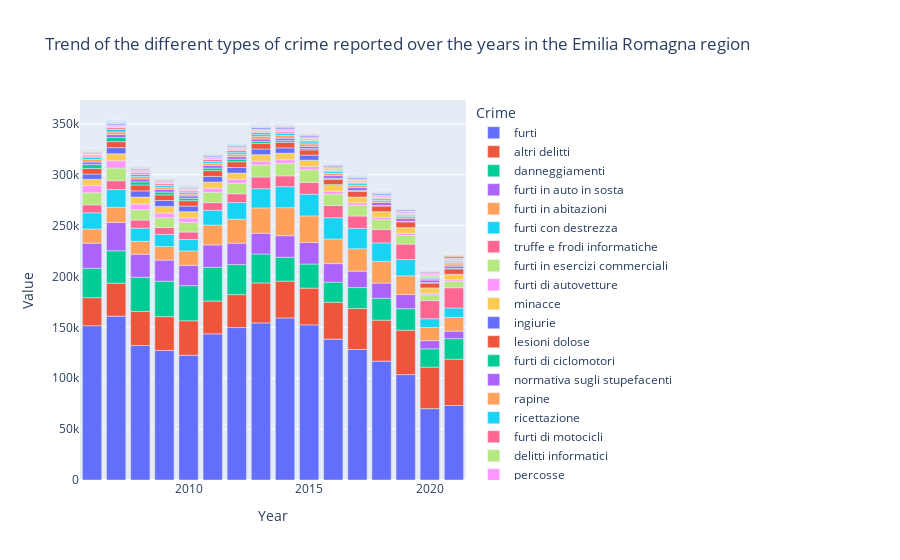

Source (notebook cell):
### Code cell
px.bar(data_frame= er_df.loc[er_df['Crime'] != 'totale'].groupby(['Crime', 'Year']).sum(numeric_only=True).sort_values(by='Value', ascending=False).reset_index(),
       x = 'Year',
       y = 'Value',
       color= 'Crime',
       title= 'Trend of the different types of crime reported over the years in the Emilia Romagna region')

### Figure 1 — Plotly figure (JSON) as saved in the notebook; plotly's stock layout.template omitted (floating-point values rounded to 4 significant figures)
{"data": [{"alignmentgroup": "True", "hovertemplate": "Crime=furti<br>Year=%{x}<br>Value=%{y}<extra></extra>", "legendgroup": "furti", "marker": {"color": "#636efa", "pattern": {"shape": ""}}, "name": "furti", "offsetgroup": "furti", "orientation": "v", "showlegend": true, "textposition": "auto", "type": "bar", "x": [2007, 2014, 2013, 2015, 2006, 2012, 2011, 2016, 2008, 2017, 2009, 2010, 2018, 2019, 2021, 2020], "xaxis": "x", "y": [160989, 159248, 154324, 152424, 151558, 149776, 143618, 138383, 132179, 128222, 127306, 122586, 116788, 103588, 73207, 70124], "yaxis": "y"}, {"alignmentgroup": "True", "hovertemplate": "Crime=altri delitti<br>Year=%{x}<br>Value=%{y}<extra></extra>", "legendgroup": "altri delitti", "marker": {"color": "#EF553B", "pattern": {"shape": ""}}, "name": "altri delitti", "offsetgroup": "altri delitti", "orientation": "v", "showlegend": true, "textposition": "auto", "type": "bar", "x": [2021, 2019, 2020, 2017, 2018, 2013, 2016, 2014, 2015, 2010, 2008, 2009, 2007, 2012, 2011, 2006], "xaxis": "x", "y": [45515, 43604, 40780, 40271, 40259, 39338, 36277, 36152, 36096, 33896, 33434, 33246, 32395, 32369, 32181, 27577], "yaxis": "y"}, {"alignmentgroup": "True", "hovertemplate": "Crime=danneggiamenti<br>Year=%{x}<br>Value=%{y}<extra></extra>", "legendgroup": "danneggiamenti", "marker": {"color": "#00cc96", "pattern": {"shape": ""}}, "name": "danneggiamenti", "offsetgroup": "danneggiamenti", "orientation": "v", "showlegend": true, "textposition": "auto", "type": "bar", "x": [2009, 2010, 2008, 2011, 2007, 2012, 2006, 2013, 2015, 2014, 2018, 2019, 2017, 2021, 2016, 2020], "xaxis": "x", "y": [34793, 34484, 33596, 33219, 31865, 29526, 28902, 28413, 23673, 23409, 21553, 21183, 20594, 20159, 19788, 17989], "yaxis": "y"}, {"alignmentgroup": "True", "hovertemplate": "Crime=furti in auto in sosta<br>Year=%{x}<br>Value=%{y}<extra></extra>", "legendgroup": "furti in auto in sosta", "marker": {"color": "#ab63fa", "pattern": {"shape": ""}}, "name": "furti in auto in sosta", "offsetgroup": "furti in auto in sosta", "orientation": "v", "showlegend": true, "textposition": "auto", "type": "bar", "x": [2007, 2006, 2008, 2011, 2015, 2014, 2012, 2009, 2013, 2010, 2016, 2017, 2018, 2019, 2020, 2021], "xaxis": "x", "y": [27857, 24631, 22654, 21945, 21240, 21230, 21017, 20728, 20365, 19969, 18182, 16129, 14874, 13839, 8012, 7383], "yaxis": "y"}, {"alignmentgroup": "True", "hovertemplate": "Crime=furti in abitazioni<br>Year=%{x}<br>Value=%{y}<extra></extra>", "legendgroup": "furti in abitazioni", "marker": {"color": "#FFA15A", "pattern": {"shape": ""}}, "name": "furti in abitazioni", "offsetgroup": "furti in abitazioni", "orientation": "v", "showlegend": true, "textposition": "auto", "type": "bar", "x": [2014, 2015, 2013, 2016, 2012, 2017, 2018, 2011, 2019, 2007, 2010, 2006, 2021, 2009, 2020, 2008], "xaxis": "x", "y": [27528, 26052, 24900, 24186, 23542, 21948, 21353, 19552, 18458, 14843, 14145, 13897, 13527, 13365, 12921, 12641], "yaxis": "y"}, {"alignmentgroup": "True", "hovertemplate": "Crime=furti con destrezza<br>Year=%{x}<br>Value=%{y}<extra></extra>", "legendgroup": "furti con destrezza", "marker": {"color": "#19d3f3", "pattern": {"shape": ""}}, "name": "furti con destrezza", "offsetgroup": "furti con destrezza", "orientation": "v", "showlegend": true, "textposition": "auto", "type": "bar", "x": [2015, 2016, 2014, 2017, 2013, 2018, 2007, 2012, 2006, 2019, 2011, 2008, 2009, 2010, 2021, 2020], "xaxis": "x", "y": [21386, 20865, 20664, 20097, 18895, 18149, 17438, 16420, 16000, 15957, 14526, 12948, 11857, 11187, 9224, 8628], "yaxis": "y"}, {"alignmentgroup": "True", "hovertemplate": "Crime=truffe e frodi informatiche<br>Year=%{x}<br>Value=%{y}<extra></extra>", "legendgroup": "truffe e frodi informatiche", "marker": {"color": "#FF6692", "pattern": {"shape": ""}}, "name": "truffe e frodi informatiche", "offsetgroup": "truffe e frodi informatiche", "orientation": "v", "showlegend": true, "textposition": "auto", "type": "bar", "x": [2021, 2020, 2019, 2018, 2017, 2016, 2015, 2013, 2014, 2007, 2012, 2008, 2006, 2011, 2010, 2009], "xaxis": "x", "y": [19889, 17829, 15164, 13317, 12116, 11998, 11626, 11489, 10592, 8666, 8591, 7980, 7824, 7511, 7415, 6874], "yaxis": "y"}, {"alignmentgroup": "True", "hovertemplate": "Crime=furti in esercizi commerciali<br>Year=%{x}<br>Value=%{y}<extra></extra>", "legendgroup": "furti in esercizi commerciali", "marker": {"color": "#B6E880", "pattern": {"shape": ""}}, "name": "furti in esercizi commerciali", "offsetgroup": "furti in esercizi commerciali", "orientation": "v", "showlegend": true, "textposition": "auto", "type": "bar", "x": [2007, 2015, 2014, 2013, 2006, 2016, 2012, 2017, 2011, 2008, 2010, 2018, 2009, 2019, 2021, 2020], "xaxis": "x", "y": [12456, 12298, 12234, 11908, 11882, 11294, 10428, 10411, 10142, 10130, 9528, 9526, 9506, 8438, 6303, 5682], "yaxis": "y"}, {"alignmentgroup": "True", "hovertemplate": "Crime=furti di autovetture<br>Year=%{x}<br>Value=%{y}<extra></extra>", "legendgroup": "furti di autovetture", "marker": {"color": "#FF97FF", "pattern": {"shape": ""}}, "name": "furti di autovetture", "offsetgroup": "furti di autovetture", "orientation": "v", "showlegend": true, "textposition": "auto", "type": "bar", "x": [2006, 2007, 2008, 2009, 2010, 2011, 2012, 2013, 2014, 2015, 2016, 2017, 2018, 2019, 2020, 2021], "xaxis": "x", "y": [7296, 7267, 5522, 4582, 4327, 4003, 3783, 3664, 3652, 3315, 2859, 2536, 2306, 2188, 1601, 1552], "yaxis": "y"}, {"alignmentgroup": "True", "hovertemplate": "Crime=minacce<br>Year=%{x}<br>Value=%{y}<extra></extra>", "legendgroup": "minacce", "marker": {"color": "#FECB52", "pattern": {"shape": ""}}, "name": "minacce", "offsetgroup": "minacce", "orientation": "v", "showlegend": true, "textposition": "auto", "type": "bar", "x": [2008, 2007, 2009, 2014, 2013, 2012, 2010, 2015, 2011, 2006, 2017, 2019, 2018, 2016, 2021, 2020], "xaxis": "x", "y": [6941, 6787, 6540, 6396, 6357, 6156, 6138, 6095, 6073, 5942, 5589, 5571, 5519, 5501, 5363, 5165], "yaxis": "y"}, {"alignmentgroup": "True", "hovertemplate": "Crime=ingiurie<br>Year=%{x}<br>Value=%{y}<extra></extra>", "legendgroup": "ingiurie", "marker": {"color": "#636efa", "pattern": {"shape": ""}}, "name": "ingiurie", "offsetgroup": "ingiurie", "orientation": "v", "showlegend": true, "textposition": "auto", "type": "bar", "x": [2008, 2007, 2009, 2013, 2011, 2010, 2012, 2014, 2006, 2015, 2016, 2017], "xaxis": "x", "y": [6083, 6007, 5872, 5573, 5525, 5479, 5434, 5234, 5144, 5009, 939, 103], "yaxis": "y"}, {"alignmentgroup": "True", "hovertemplate": "Crime=lesioni dolose<br>Year=%{x}<br>Value=%{y}<extra></extra>", "legendgroup": "lesioni dolose", "marker": {"color": "#EF553B", "pattern": {"shape": ""}}, "name": "lesioni dolose", "offsetgroup": "lesioni dolose", "orientation": "v", "showlegend": true, "textposition": "auto", "type": "bar", "x": [2007, 2008, 2011, 2012, 2019, 2014, 2009, 2018, 2017, 2006, 2013, 2021, 2010, 2016, 2015, 2020], "xaxis": "x", "y": [5889, 5775, 5745, 5656, 5636, 5539, 5533, 5533, 5470, 5400, 5357, 5320, 5277, 5214, 5162, 4729], "yaxis": "y"}, {"alignmentgroup": "True", "hovertemplate": "Crime=furti di ciclomotori<br>Year=%{x}<br>Value=%{y}<extra></extra>", "legendgroup": "furti di ciclomotori", "marker": {"color": "#00cc96", "pattern": {"shape": ""}}, "name": "furti di ciclomotori", "offsetgroup": "furti di ciclomotori", "orientation": "v", "showlegend": true, "textposition": "auto", "type": "bar", "x": [2007, 2006, 2008, 2009, 2012, 2011, 2010, 2013, 2014, 2015, 2016, 2017, 2018, 2019, 2020, 2021], "xaxis": "x", "y": [4063, 3863, 3080, 2719, 2594, 2452, 2378, 1980, 1609, 1242, 1013, 945, 682, 609, 544, 474], "yaxis": "y"}, {"alignmentgroup": "True", "hovertemplate": "Crime=normativa sugli stupefacenti<br>Year=%{x}<br>Value=%{y}<extra></extra>", "legendgroup": "normativa sugli stupefacenti", "marker": {"color": "#ab63fa", "pattern": {"shape": ""}}, "name": "normativa sugli stupefacenti", "offsetgroup": "normativa sugli stupefacenti", "orientation": "v", "showlegend": true, "textposition": "auto", "type": "bar", "x": [2018, 2017, 2007, 2019, 2008, 2009, 2016, 2006, 2011, 2020, 2013, 2012, 2014, 2010, 2021, 2015], "xaxis": "x", "y": [2921, 2899, 2887, 2848, 2793, 2714, 2601, 2595, 2586, 2475, 2465, 2460, 2389, 2347, 2278, 2257], "yaxis": "y"}, {"alignmentgroup": "True", "hovertemplate": "Crime=rapine<br>Year=%{x}<br>Value=%{y}<extra></extra>", "legendgroup": "rapine", "marker": {"color": "#FFA15A", "pattern": {"shape": ""}}, "name": "rapine", "offsetgroup": "rapine", "orientation": "v", "showlegend": true, "textposition": "auto", "type": "bar", "x": [2013, 2014, 2007, 2012, 2006, 2015, 2008, 2011, 2016, 2021, 2017, 2018, 2009, 2019, 2010, 2020], "xaxis": "x", "y": [2735, 2605, 2558, 2430, 2422, 2406, 2379, 2182, 2155, 2117, 2111, 2038, 2013, 1822, 1788, 1678], "yaxis": "y"}, {"alignmentgroup": "True", "hovertemplate": "Crime=ricettazione<br>Year=%{x}<br>Value=%{y}<extra></extra>", "legendgroup": "ricettazione", "marker": {"color": "#19d3f3", "pattern": {"shape": ""}}, "name": "ricettazione", "offsetgroup": "ricettazione", "orientation": "v", "showlegend": true, "textposition": "auto", "type": "bar", "x": [2007, 2008, 2013, 2006, 2014, 2012, 2011, 2015, 2009, 2017, 2016, 2010, 2018, 2019, 2021, 2020], "xaxis": "x", "y": [2470, 2093, 2086, 2039, 2030, 1942, 1892, 1892, 1772, 1739, 1721, 1714, 1527, 1193, 1006, 958], "yaxis": "y"}, {"alignmentgroup": "True", "hovertemplate": "Crime=furti di motocicli<br>Year=%{x}<br>Value=%{y}<extra></extra>", "legendgroup": "furti di motocicli", "marker": {"color": "#FF6692", "pattern": {"shape": ""}}, "name": "furti di motocicli", "offsetgroup": "furti di motocicli", "orientation": "v", "showlegend": true, "textposition": "auto", "type": "bar", "x": [2012, 2013, 2011, 2007, 2009, 2008, 2014, 2006, 2010, 2015, 2017, 2016, 2019, 2021, 2018, 2020], "xaxis": "x", "y": [1837, 1737, 1734, 1692, 1615, 1526, 1487, 1428, 1318, 1220, 1042, 969, 729, 716, 701, 582], "yaxis": "y"}, {"alignmentgroup": "True", "hovertemplate": "Crime=delitti informatici<br>Year=%{x}<br>Value=%{y}<extra></extra>", "legendgroup": "delitti informatici", "marker": {"color": "#B6E880", "pattern": {"shape": ""}}, "name": "delitti informatici", "offsetgroup": "delitti informatici", "orientation": "v", "showlegend": true, "textposition": "auto", "type": "bar", "x": [2021, 2020, 2019, 2018, 2015, 2016, 2014, 2017, 2013, 2012, 2011, 2010, 2009, 2008, 2007, 2006], "xaxis": "x", "y": [1743, 1345, 1259, 793, 786, 774, 753, 749, 656, 501, 476, 453, 381, 294, 240, 163], "yaxis": "y"}, {"alignmentgroup": "True", "hovertemplate": "Crime=percosse<br>Year=%{x}<br>Value=%{y}<extra></extra>", "legendgroup": "percosse", "marker": {"color": "#FF97FF", "pattern": {"shape": ""}}, "name": "percosse", "offsetgroup": "percosse", "orientation": "v", "showlegend": true, "textposition": "auto", "type": "bar", "x": [2008, 2007, 2021, 2009, 2019, 2015, 2010, 2014, 2011, 2012, 2020, 2017, 2006, 2018, 2013, 2016], "xaxis": "x", "y": [1458, 1453, 1445, 1382, 1366, 1363, 1321, 1296, 1288, 1285, 1283, 1282, 1269, 1246, 1246, 1174], "yaxis": "y"}, {"alignmentgroup": "True", "hovertemplate": "Crime=furti con strappo<br>Year=%{x}<br>Value=%{y}<extra></extra>", "legendgroup": "furti con strappo", "marker": {"color": "#FECB52", "pattern": {"shape": ""}}, "name": "furti con strappo", "offsetgroup": "furti con strappo", "orientation": "v", "showlegend": true, "textposition": "auto", "type": "bar", "x": [2017, 2016, 2013, 2015, 2012, 2006, 2007, 2018, 2014, 2011, 2008, 2021, 2019, 2020, 2009, 2010], "xaxis": "x", "y": [1378, 1332, 1235, 1220, 1166, 1148, 1132, 1104, 1083, 972, 936, 870, 868, 862, 737, 731], "yaxis": "y"}, {"alignmentgroup": "True", "hovertemplate": "Crime=rapine in pubblica via<br>Year=%{x}<br>Value=%{y}<extra></extra>", "legendgroup": "rapine in pubblica via", "marker": {"color": "#636efa", "pattern": {"shape": ""}}, "name": "rapine in pubblica via", "offsetgroup": "rapine in pubblica via", "orientation": "v", "showlegend": true, "textposition": "auto", "type": "bar", "x": [2021, 2013, 2014, 2015, 2016, 2012, 2017, 2018, 2007, 2008, 2011, 2006, 2019, 2020, 2009, 2010], "xaxis": "x", "y": [1349, 1314, 1298, 1206, 1134, 1131, 1078, 1067, 1016, 1005, 993, 990, 949, 913, 874, 756], "yaxis": "y"}, {"alignmentgroup": "True", "hovertemplate": "Crime=estorsioni<br>Year=%{x}<br>Value=%{y}<extra></extra>", "legendgroup": "estorsioni", "marker": {"color": "#EF553B", "pattern": {"shape": ""}}, "name": "estorsioni", "offsetgroup": "estorsioni", "orientation": "v", "showlegend": true, "textposition": "auto", "type": "bar", "x": [2016, 2015, 2021, 2018, 2017, 2019, 2014, 2020, 2013, 2008, 2009, 2012, 2007, 2011, 2010, 2006], "xaxis": "x", "y": [810, 790, 765, 709, 686, 680, 666, 664, 446, 423, 392, 390, 325, 293, 287, 250], "yaxis": "y"}, {"alignmentgroup": "True", "hovertemplate": "Crime=incendi<br>Year=%{x}<br>Value=%{y}<extra></extra>", "legendgroup": "incendi", "marker": {"color": "#00cc96", "pattern": {"shape": ""}}, "name": "incendi", "offsetgroup": "incendi", "orientation": "v", "showlegend": true, "textposition": "auto", "type": "bar", "x": [2007, 2008, 2006, 2011, 2009, 2012, 2010, 2017, 2021, 2013, 2016, 2014, 2015, 2020, 2019, 2018], "xaxis": "x", "y": [693, 529, 529, 506, 500, 468, 391, 371, 307, 295, 278, 270, 269, 233, 224, 171], "yaxis": "y"}, {"alignmentgroup": "True", "hovertemplate": "Crime=contraffazione di marchi e prodotti industriali<br>Year=%{x}<br>Value=%{y}<extra></extra>", "legendgroup": "contraffazione di marchi e prodotti industriali", "marker": {"color": "#ab63fa", "pattern": {"shape": ""}}, "name": "contraffazione di marchi e prodotti industriali", "offsetgroup": "contraffazione di marchi e prodotti industriali", "orientation": "v", "showlegend": true, "textposition": "auto", "type": "bar", "x": [2010, 2015, 2014, 2012, 2013, 2011, 2016, 2017, 2018, 2019, 2021, 2020, 2008, 2006, 2009, 2007], "xaxis": "x", "y": [630, 559, 476, 461, 432, 421, 384, 345, 303, 166, 142, 121, 75, 51, 43, 41], "yaxis": "y"}, {"alignmentgroup": "True", "hovertemplate": "Crime=violenze sessuali<br>Year=%{x}<br>Value=%{y}<extra></extra>", "legendgroup": "violenze sessuali", "marker": {"color": "#FFA15A", "pattern": {"shape": ""}}, "name": "violenze sessuali", "offsetgroup": "violenze sessuali", "orientation": "v", "showlegend": true, "textposition": "auto", "type": "bar", "x": [2021, 2019, 2007, 2006, 2020, 2018, 2010, 2009, 2013, 2008, 2012, 2014, 2011, 2016, 2017, 2015], "xaxis": "x", "y": [629, 556, 509, 468, 463, 458, 446, 445, 436, 428, 411, 409, 403, 397, 395, 381], "yaxis": "y"}, {"alignmentgroup": "True", "hovertemplate": "Crime=danneggiamento seguito da incendio<br>Year=%{x}<br>Value=%{y}<extra></extra>", "legendgroup": "danneggiamento seguito da incendio", "marker": {"color": "#19d3f3", "pattern": {"shape": ""}}, "name": "danneggiamento seguito da incendio", "offsetgroup": "danneggiamento seguito da incendio", "orientation": "v", "showlegend": true, "textposition": "auto", "type": "bar", "x": [2007, 2006, 2011, 2009, 2008, 2012, 2013, 2017, 2010, 2016, 2015, 2018, 2014, 2021, 2020, 2019], "xaxis": "x", "y": [499, 460, 423, 411, 409, 399, 393, 384, 343, 338, 333, 331, 327, 319, 274, 271], "yaxis": "y"}, {"alignmentgroup": "True", "hovertemplate": "Crime=rapine in banca<br>Year=%{x}<br>Value=%{y}<extra></extra>", "legendgroup": "rapine in banca", "marker": {"color": "#FF6692", "pattern": {"shape": ""}}, "name": "rapine in banca", "offsetgroup": "rapine in banca", "orientation": "v", "showlegend": true, "textposition": "auto", "type": "bar", "x": [2006, 2007, 2008, 2009, 2013, 2011, 2012, 2010, 2015, 2014, 2016, 2017, 2019, 2018, 2020, 2021], "xaxis": "x", "y": [427, 365, 252, 161, 146, 141, 138, 117, 103, 89, 55, 47, 34, 24, 22, 6], "yaxis": "y"}, {"alignmentgroup": "True", "hovertemplate": "Crime=rapine in esercizi commerciali<br>Year=%{x}<br>Value=%{y}<extra></extra>", "legendgroup": "rapine in esercizi commerciali", "marker": {"color": "#B6E880", "pattern": {"shape": ""}}, "name": "rapine in esercizi commerciali", "offsetgroup": "rapine in esercizi commerciali", "orientation": "v", "showlegend": true, "textposition": "auto", "type": "bar", "x": [2014, 2013, 2012, 2008, 2007, 2011, 2017, 2009, 2018, 2006, 2010, 2015, 2016, 2019, 2021, 2020], "xaxis": "x", "y": [412, 408, 384, 379, 373, 361, 357, 355, 349, 348, 345, 344, 328, 309, 299, 266], "yaxis": "y"}, {"alignmentgroup": "True", "hovertemplate": "Crime=rapine in abitazione<br>Year=%{x}<br>Value=%{y}<extra></extra>", "legendgroup": "rapine in abitazione", "marker": {"color": "#FF97FF", "pattern": {"shape": ""}}, "name": "rapine in abitazione", "offsetgroup": "rapine in abitazione", "orientation": "v", "showlegend": true, "textposition": "auto", "type": "bar", "x": [2015, 2014, 2012, 2013, 2016, 2011, 2017, 2007, 2018, 2008, 2019, 2021, 2020, 2009, 2010, 2006], "xaxis": "x", "y": [266, 259, 248, 234, 205, 202, 201, 191, 183, 158, 156, 154, 144, 140, 132, 127], "yaxis": "y"}, {"alignmentgroup": "True", "hovertemplate": "Crime=furti di automezzi pesanti trasportanti merci<br>Year=%{x}<br>Value=%{y}<extra></extra>", "legendgroup": "furti di automezzi pesanti trasportanti merci", "marker": {"color": "#FECB52", "pattern": {"shape": ""}}, "name": "furti di automezzi pesanti trasportanti merci", "offsetgroup": "furti di automezzi pesanti trasportanti merci", "orientation": "v", "showlegend": true, "textposition": "auto", "type": "bar", "x": [2007, 2006, 2008, 2009, 2010, 2013, 2012, 2011, 2015, 2014, 2016, 2018, 2019, 2017, 2020, 2021], "xaxis": "x", "y": [237, 182, 170, 154, 141, 111, 105, 102, 92, 82, 66, 66, 59, 45, 30, 24], "yaxis": "y"}, {"alignmentgroup": "True", "hovertemplate": "Crime=omicidi colposi<br>Year=%{x}<br>Value=%{y}<extra></extra>", "legendgroup": "omicidi colposi", "marker": {"color": "#636efa", "pattern": {"shape": ""}}, "name": "omicidi colposi", "offsetgroup": "omicidi colposi", "orientation": "v", "showlegend": true, "textposition": "auto", "type": "bar", "x": [2007, 2019, 2017, 2011, 2009, 2008, 2012, 2013, 2006, 2010, 2018, 2015, 2014, 2020, 2021, 2016], "xaxis": "x", "y": [225, 204, 199, 199, 196, 193, 190, 187, 182, 176, 167, 148, 144, 142, 139, 137], "yaxis": "y"}, {"alignmentgroup": "True", "hovertemplate": "Crime=omicidi colposi da incidente stradale<br>Year=%{x}<br>Value=%{y}<extra></extra>", "legendgroup": "omicidi colposi da incidente stradale", "marker": {"color": "#EF553B", "pattern": {"shape": ""}}, "name": "omicidi colposi da incidente stradale", "offsetgroup": "omicidi colposi da incidente stradale", "orientation": "v", "showlegend": true, "textposition": "auto", "type": "bar", "x": [2007, 2009, 2017, 2008, 2011, 2006, 2012, 2010, 2013, 2019, 2018, 2014, 2015, 2016, 2021, 2020], "xaxis": "x", "y": [203, 174, 173, 170, 170, 163, 157, 150, 146, 144, 127, 125, 121, 106, 98, 90], "yaxis": "y"}, {"alignmentgroup": "True", "hovertemplate": "Crime=violazione della proprietà intellettuale<br>Year=%{x}<br>Value=%{y}<extra></extra>", "legendgroup": "violazione della proprietà intellettuale", "marker": {"color": "#00cc96", "pattern": {"shape": ""}}, "name": "violazione della proprietà intellettuale", "offsetgroup": "violazione della proprietà intellettuale", "orientation": "v", "showlegend": true, "textposition": "auto", "type": "bar", "x": [2007, 2006, 2008, 2009, 2021, 2010, 2012, 2011, 2013, 2017, 2016, 2015, 2014, 2020, 2018, 2019], "xaxis": "x", "y": [193, 182, 142, 88, 88, 60, 26, 24, 19, 18, 17, 15, 14, 10, 6, 6], "yaxis": "y"}, {"alignmentgroup": "True", "hovertemplate": "Crime=riciclaggio e impiego di denaro, beni o utilità di provenienza illecita<br>Year=%{x}<br>Value=%{y}<extra></extra>", "legendgroup": "riciclaggio e impiego di denaro, beni o utilità di provenienza illecita", "marker": {"color": "#ab63fa", "pattern": {"shape": ""}}, "name": "riciclaggio e impiego di denaro, beni o utilità di provenienza illecita", "offsetgroup": "riciclaggio e impiego di denaro, beni o utilità di provenienza illecita", "orientation": "v", "showlegend": true, "textposition": "auto", "type": "bar", "x": [2019, 2020, 2018, 2017, 2021, 2012, 2009, 2013, 2015, 2016, 2010, 2014, 2008, 2007, 2011, 2006], "xaxis": "x", "y": [171, 163, 123, 120, 117, 98, 94, 93, 88, 84, 80, 78, 66, 66, 62, 38], "yaxis": "y"}, {"alignmentgroup": "True", "hovertemplate": "Crime=sfruttamento e favoreggiamento della prostituzione<br>Year=%{x}<br>Value=%{y}<extra></extra>", "legendgroup": "sfruttamento e favoreggiamento della prostituzione", "marker": {"color": "#FFA15A", "pattern": {"shape": ""}}, "name": "sfruttamento e favoreggiamento della prostituzione", "offsetgroup": "sfruttamento e favoreggiamento della prostituzione", "orientation": "v", "showlegend": true, "textposition": "auto", "type": "bar", "x": [2011, 2010, 2008, 2007, 2012, 2013, 2016, 2009, 2006, 2015, 2014, 2017, 2019, 2018, 2020, 2021], "xaxis": "x", "y": [159, 152, 147, 147, 128, 116, 111, 111, 110, 109, 104, 76, 52, 49, 36, 30], "yaxis": "y"}, {"alignmentgroup": "True", "hovertemplate": "Crime=sequestri di persona<br>Year=%{x}<br>Value=%{y}<extra></extra>", "legendgroup": "sequestri di persona", "marker": {"color": "#19d3f3", "pattern": {"shape": ""}}, "name": "sequestri di persona", "offsetgroup": "sequestri di persona", "orientation": "v", "showlegend": true, "textposition": "auto", "type": "bar", "x": [2008, 2007, 2006, 2010, 2013, 2011, 2009, 2012, 2014, 2016, 2015, 2018, 2019, 2017, 2020, 2021], "xaxis": "x", "y": [148, 123, 111, 107, 101, 100, 92, 89, 88, 81, 75, 71, 67, 63, 58, 42], "yaxis": "y"}, {"alignmentgroup": "True", "hovertemplate": "Crime=incendi boschivi<br>Year=%{x}<br>Value=%{y}<extra></extra>", "legendgroup": "incendi boschivi", "marker": {"color": "#FF6692", "pattern": {"shape": ""}}, "name": "incendi boschivi", "offsetgroup": "incendi boschivi", "orientation": "v", "showlegend": true, "textposition": "auto", "type": "bar", "x": [2012, 2017, 2007, 2021, 2011, 2008, 2009, 2020, 2006, 2016, 2019, 2015, 2013, 2014, 2010, 2018], "xaxis": "x", "y": [146, 142, 141, 129, 121, 97, 72, 68, 58, 51, 50, 45, 39, 28, 22, 13], "yaxis": "y"}, {"alignmentgroup": "True", "hovertemplate": "Crime=furti di opere d'arte e materiale archeologico<br>Year=%{x}<br>Value=%{y}<extra></extra>", "legendgroup": "furti di opere d'arte e materiale archeologico", "marker": {"color": "#B6E880", "pattern": {"shape": ""}}, "name": "furti di opere d'arte e materiale archeologico", "offsetgroup": "furti di opere d'arte e materiale archeologico", "orientation": "v", "showlegend": true, "textposition": "auto", "type": "bar", "x": [2010, 2007, 2006, 2011, 2014, 2009, 2008, 2012, 2013, 2015, 2018, 2016, 2017, 2019, 2020, 2021], "xaxis": "x", "y": [91, 77, 72, 66, 62, 59, 53, 48, 47, 46, 41, 39, 38, 25, 20, 18], "yaxis": "y"}, {"alignmentgroup": "True", "hovertemplate": "Crime=pornografia minorile e detenzione di materiale pedopornografico<br>Year=%{x}<br>Value=%{y}<extra></extra>", "legendgroup": "pornografia minorile e detenzione di materiale pedopornografico", "marker": {"color": "#FF97FF", "pattern": {"shape": ""}}, "name": "pornografia minorile e detenzione di materiale pedopornografico", "offsetgroup": "pornografia minorile e detenzione di materiale pedopornografico", "orientation": "v", "showlegend": true, "textposition": "auto", "type": "bar", "x": [2021, 2020, 2018, 2015, 2019, 2014, 2008, 2017, 2009, 2016, 2013, 2007, 2011, 2006, 2012, 2010], "xaxis": "x", "y": [89, 85, 65, 60, 58, 57, 50, 49, 47, 40, 36, 35, 35, 28, 25, 19], "yaxis": "y"}, {"alignmentgroup": "True", "hovertemplate": "Crime=usura<br>Year=%{x}<br>Value=%{y}<extra></extra>", "legendgroup": "usura", "marker": {"color": "#FECB52", "pattern": {"shape": ""}}, "name": "usura", "offsetgroup": "usura", "orientation": "v", "showlegend": true, "textposition": "auto", "type": "bar", "x": [2016, 2013, 2014, 2017, 2015, 2012, 2009, 2010, 2011, 2006, 2008, 2007, 2021, 2019, 2020, 2018], "xaxis": "x", "y": [88, 68, 48, 42, 35, 26, 24, 22, 21, 19, 18, 16, 9, 8, 7, 6], "yaxis": "y"}, {"alignmentgroup": "True", "hovertemplate": "Crime=tentati omicidi<br>Year=%{x}<br>Value=%{y}<extra></extra>", "legendgroup": "tentati omicidi", "marker": {"color": "#636efa", "pattern": {"shape": ""}}, "name": "tentati omicidi", "offsetgroup": "tentati omicidi", "orientation": "v", "showlegend": true, "textposition": "auto", "type": "bar", "x": [2008, 2015, 2009, 2007, 2011, 2012, 2010, 2006, 2019, 2013, 2021, 2014, 2018, 2020, 2016, 2017], "xaxis": "x", "y": [86, 82, 81, 76, 71, 69, 65, 63, 61, 61, 59, 55, 54, 52, 50, 50], "yaxis": "y"}, {"alignmentgroup": "True", "hovertemplate": "Crime=atti sessuali con minorenne<br>Year=%{x}<br>Value=%{y}<extra></extra>", "legendgroup": "atti sessuali con minorenne", "marker": {"color": "#EF553B", "pattern": {"shape": ""}}, "name": "atti sessuali con minorenne", "offsetgroup": "atti sessuali con minorenne", "orientation": "v", "showlegend": true, "textposition": "auto", "type": "bar", "x": [2012, 2017, 2015, 2014, 2019, 2009, 2011, 2013, 2018, 2006, 2007, 2010, 2008, 2021, 2020, 2016], "xaxis": "x", "y": [59, 58, 57, 53, 52, 50, 46, 45, 44, 44, 43, 42, 41, 38, 34, 27], "yaxis": "y"}, {"alignmentgroup": "True", "hovertemplate": "Crime=associazione per delinquere<br>Year=%{x}<br>Value=%{y}<extra></extra>", "legendgroup": "associazione per delinquere", "marker": {"color": "#00cc96", "pattern": {"shape": ""}}, "name": "associazione per delinquere", "offsetgroup": "associazione per delinquere", "orientation": "v", "showlegend": true, "textposition": "auto", "type": "bar", "x": [2006, 2007, 2013, 2009, 2016, 2012, 2011, 2021, 2008, 2014, 2020, 2018, 2010, 2017, 2019, 2015], "xaxis": "x", "y": [59, 42, 42, 39, 37, 35, 34, 34, 31, 24, 23, 23, 23, 22, 19, 18], "yaxis": "y"}, {"alignmentgroup": "True", "hovertemplate": "Crime=rapine in uffici postali<br>Year=%{x}<br>Value=%{y}<extra></extra>", "legendgroup": "rapine in uffici postali", "marker": {"color": "#ab63fa", "pattern": {"shape": ""}}, "name": "rapine in uffici postali", "offsetgroup": "rapine in uffici postali", "orientation": "v", "showlegend": true, "textposition": "auto", "type": "bar", "x": [2009, 2012, 2006, 2008, 2011, 2007, 2016, 2014, 2013, 2018, 2010, 2017, 2015, 2019, 2020, 2021], "xaxis": "x", "y": [43, 42, 41, 40, 34, 32, 31, 24, 24, 23, 18, 17, 16, 12, 7, 7], "yaxis": "y"}, {"alignmentgroup": "True", "hovertemplate": "Crime=attentati<br>Year=%{x}<br>Value=%{y}<extra></extra>", "legendgroup": "attentati", "marker": {"color": "#FFA15A", "pattern": {"shape": ""}}, "name": "attentati", "offsetgroup": "attentati", "orientation": "v", "showlegend": true, "textposition": "auto", "type": "bar", "x": [2007, 2006, 2013, 2015, 2016, 2014, 2018, 2010, 2011, 2017, 2020, 2008, 2012, 2009, 2021, 2019], "xaxis": "x", "y": [37, 32, 28, 25, 22, 22, 21, 21, 21, 19, 18, 17, 14, 11, 11, 7], "yaxis": "y"}, {"alignmentgroup": "True", "hovertemplate": "Crime=omicidi volontari consumati<br>Year=%{x}<br>Value=%{y}<extra></extra>", "legendgroup": "omicidi volontari consumati", "marker": {"color": "#19d3f3", "pattern": {"shape": ""}}, "name": "omicidi volontari consumati", "offsetgroup": "omicidi volontari consumati", "orientation": "v", "showlegend": true, "textposition": "auto", "type": "bar", "x": [2012, 2011, 2009, 2021, 2008, 2006, 2016, 2013, 2007, 2019, 2010, 2014, 2015, 2017, 2018, 2020], "xaxis": "x", "y": [37, 37, 35, 30, 30, 29, 28, 26, 26, 22, 22, 22, 22, 18, 18, 14], "yaxis": "y"}, {"alignmentgroup": "True", "hovertemplate": "Crime=corruzione di minorenne<br>Year=%{x}<br>Value=%{y}<extra></extra>", "legendgroup": "corruzione di minorenne", "marker": {"color": "#FF6692", "pattern": {"shape": ""}}, "name": "corruzione di minorenne", "offsetgroup": "corruzione di minorenne", "orientation": "v", "showlegend": true, "textposition": "auto", "type": "bar", "x": [2013, 2009, 2010, 2021, 2014, 2019, 2016, 2017, 2018, 2006, 2015, 2007, 2008, 2020, 2012, 2011], "xaxis": "x", "y": [30, 25, 25, 24, 23, 23, 22, 22, 21, 21, 20, 18, 15, 14, 10, 8], "yaxis": "y"}, {"alignmentgroup": "True", "hovertemplate": "Crime=contrabbando<br>Year=%{x}<br>Value=%{y}<extra></extra>", "legendgroup": "contrabbando", "marker": {"color": "#B6E880", "pattern": {"shape": ""}}, "name": "contrabbando", "offsetgroup": "contrabbando", "orientation": "v", "showlegend": true, "textposition": "auto", "type": "bar", "x": [2008, 2011, 2015, 2010, 2009, 2012, 2007, 2013, 2006, 2014, 2016, 2020, 2018, 2017, 2019, 2021], "xaxis": "x", "y": [28, 24, 23, 19, 18, 14, 13, 13, 12, 11, 4, 4, 1, 0, 0, 0], "yaxis": "y"}, {"alignmentgroup": "True", "hovertemplate": "Crime=omicidi preterintenzionali<br>Year=%{x}<br>Value=%{y}<extra></extra>", "legendgroup": "omicidi preterintenzionali", "marker": {"color": "#FF97FF", "pattern": {"shape": ""}}, "name": "omicidi preterintenzionali", "offsetgroup": "omicidi preterintenzionali", "orientation": "v", "showlegend": true, "textposition": "auto", "type": "bar", "x": [2008, 2019, 2010, 2009, 2013, 2016, 2015, 2006, 2020, 2007, 2017, 2021, 2018, 2012, 2011, 2014], "xaxis": "x", "y": [7, 5, 5, 4, 3, 2, 2, 2, 1, 1, 1, 1, 1, 1, 0, 0], "yaxis": "y"}, {"alignmentgroup": "True", "hovertemplate": "Crime=omicidi volontari consumati a scopo di furto o rapina<br>Year=%{x}<br>Value=%{y}<extra></extra>", "legendgroup": "omicidi volontari consumati a scopo di furto o rapina", "marker": {"color": "#FECB52", "pattern": {"shape": ""}}, "name": "omicidi volontari consumati a scopo di furto o rapina", "offsetgroup": "omicidi volontari consumati a scopo di furto o rapina", "orientation": "v", "showlegend": true, "textposition": "auto", "type": "bar", "x": [2008, 2012, 2013, 2015, 2011, 2017, 2006, 2016, 2021, 2010, 2018, 2007, 2009, 2014, 2019, 2020], "xaxis": "x", "y": [5, 3, 3, 2, 2, 2, 2, 1, 1, 1, 1, 0, 0, 0, 0, 0], "yaxis": "y"}, {"alignmentgroup": "True", "hovertemplate": "Crime=associazione di tipo mafioso<br>Year=%{x}<br>Value=%{y}<extra></extra>", "legendgroup": "associazione di tipo mafioso", "marker": {"color": "#636efa", "pattern": {"shape": ""}}, "name": "associazione di tipo mafioso", "offsetgroup": "associazione di tipo mafioso", "orientation": "v", "showlegend": true, "textposition": "auto", "type": "bar", "x": [2006, 2009, 2007, 2020, 2010, 2008, 2012, 2016, 2011, 2017, 2013, 2014, 2015, 2018, 2019, 2021], "xaxis": "x", "y": [3, 3, 2, 1, 1, 1, 1, 1, 0, 0, 0, 0, 0, 0, 0, 0], "yaxis": "y"}, {"alignmentgroup": "True", "hovertemplate": "Crime=strage<br>Year=%{x}<br>Value=%{y}<extra></extra>", "legendgroup": "strage", "marker": {"color": "#EF553B", "pattern": {"shape": ""}}, "name": "strage", "offsetgroup": "strage", "orientation": "v", "showlegend": true, "textposition": "auto", "type": "bar", "x": [2019, 2018, 2020, 2021, 2016, 2014, 2007, 2008, 2009, 2011, 2017, 2015, 2013, 2012, 2010, 2006], "xaxis": "x", "y": [2, 1, 1, 1, 1, 1, 1, 1, 1, 0, 0, 0, 0, 0, 0, 0], "yaxis": "y"}, {"alignmentgroup": "True", "hovertemplate": "Crime=omicidi volontari consumati di tipo mafioso<br>Year=%{x}<br>Value=%{y}<extra></extra>", "legendgroup": "omicidi volontari consumati di tipo mafioso", "marker": {"color": "#00cc96", "pattern": {"shape": ""}}, "name": "omicidi volontari consumati di tipo mafioso", "offsetgroup": "omicidi volontari consumati di tipo mafioso", "orientation": "v", "showlegend": true, "textposition": "auto", "type": "bar", "x": [2010, 2020, 2008, 2009, 2011, 2012, 2013, 2014, 2015, 2016, 2017, 2018, 2019, 2021, 2006, 2007], "xaxis": "x", "y": [1, 0, 0, 0, 0, 0, 0, 0, 0, 0, 0, 0, 0, 0, 0, 0], "yaxis": "y"}, {"alignmentgroup": "True", "hovertemplate": "Crime=infanticidi<br>Year=%{x}<br>Value=%{y}<extra></extra>", "legendgroup": "infanticidi", "marker": {"color": "#ab63fa", "pattern": {"shape": ""}}, "name": "infanticidi", "offsetgroup": "infanticidi", "orientation": "v", "showlegend": true, "textposition": "auto", "type": "bar", "x": [2011, 2010, 2019, 2006, 2007, 2008, 2021, 2020, 2009, 2012, 2013, 2014, 2015, 2016, 2017, 2018], "xaxis": "x", "y": [1, 1, 0, 0, 0, 0, 0, 0, 0, 0, 0, 0, 0, 0, 0, 0], "yaxis": "y"}, {"alignmentgroup": "True", "hovertemplate": "Crime=omicidi volontari consumati a scopo terroristico<br>Year=%{x}<br>Value=%{y}<extra></extra>", "legendgroup": "omicidi volontari consumati a scopo terroristico", "marker": {"color": "#FFA15A", "pattern": {"shape": ""}}, "name": "omicidi volontari consumati a scopo terroristico", "offsetgroup": "omicidi volontari consumati a scopo terroristico", "orientation": "v", "showlegend": true, "textposition": "auto", "type": "bar", "x": [2021, 2007, 2008, 2020, 2009, 2010, 2011, 2012, 2013, 2014, 2015, 2016, 2017, 2018, 2019, 2006], "xaxis": "x", "y": [0, 0, 0, 0, 0, 0, 0, 0, 0, 0, 0, 0, 0, 0, 0, 0], "yaxis": "y"}], "layout": {"barmode": "relative", "legend": {"title": {"text": "Crime"}, "tracegroupgap": 0}, "title": {"text": "Trend of the different types of crime reported over the years in the Emilia Romagna region"}, "xaxis": {"anchor": "y", "domain": [0, 1], "title": {"text": "Year"}}, "yaxis": {"anchor": "x", "domain": [0, 1], "title": {"text": "Value"}}}}
